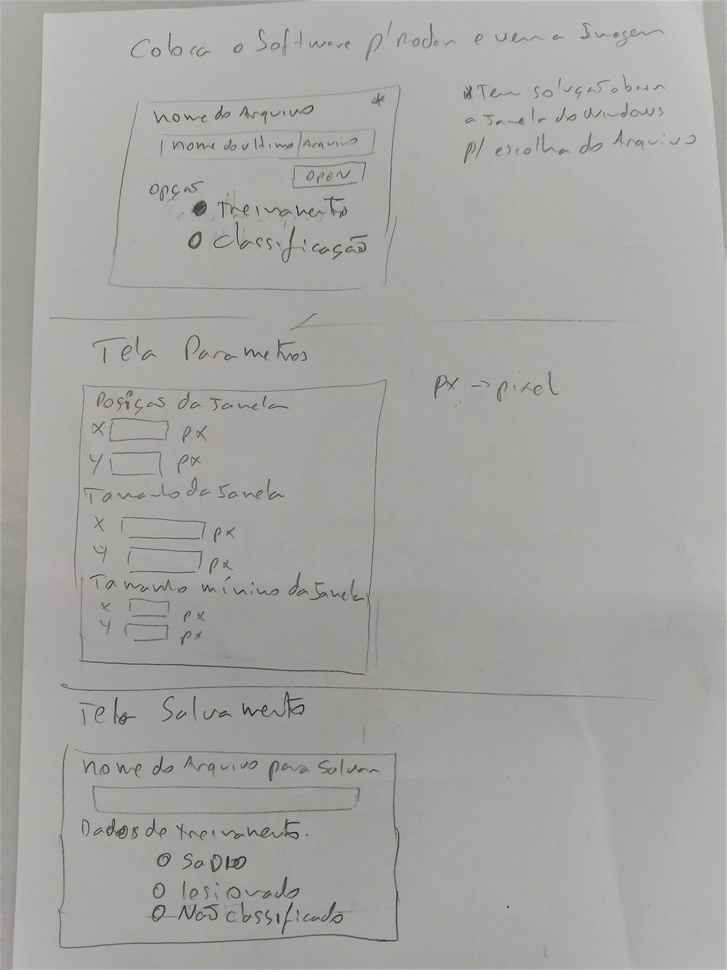
#> input picture utils/images/telas.jpg, 727 x 970 px, shrunk from 3119 x 4160 before the run; its folder holds only this picture in this run
$ python -i ex11_open_image.py   (imports and definitions only)
#> lines starting #> are read from the running program, lines starting #| are printed output that depends on the picture
# -*- coding: utf-8 -*-
# @Time    : 2018/2/8 15:56
# @Author  : play4fun
# @File    : opencv-with-tkinter.py
# @Software: PyCharm

"""
opencv-with-tkinter.py:
https://www.pyimagesearch.com/2016/05/23/opencv-with-tkinter/
不需要
pip install image
"""

# import the necessary packages
from tkinter import *
from PIL import Image
from PIL import ImageTk
import tkinter.filedialog as tkFileDialog
import cv2

def select_image():
    # grab a reference to the image panels
    global panelA, panelB

    # open a file chooser dialog and allow the user to select an input
    # image
    path = tkFileDialog.askopenfilename()
#> the answer given: ../utils/images/telas.jpg

    print(path)
    # ensure a file path was selected
    if len(path) > 0:
        # load the image from disk, convert it to grayscale, and detect
        # edges in it
        # image = cv2.imread('/home/rodrigo/ic/tkinter/utils/images/telas.jpg')
        image = cv2.imread(path)
#> image is the input picture: shape (970, 727, 3); mean B, G, R 163.2, 165.5, 165.9
        gray = cv2.cvtColor(image, cv2.COLOR_BGR2GRAY)
        edged = cv2.Canny(gray, 10, 100)
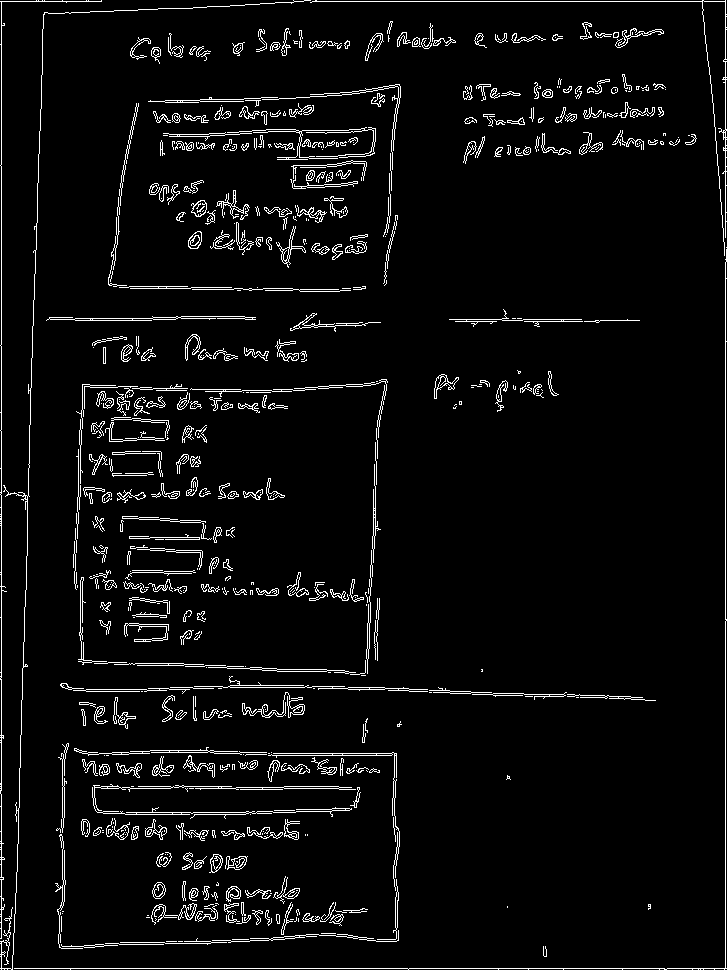
#> edged: shape (970, 727); 4.7% white in thin lines or dots

        #  represents images in BGR order; however PIL represents
        # images in RGB order, so we need to swap the channels
        image = cv2.cvtColor(image, cv2.COLOR_BGR2RGB)

        # convert the images to PIL format...
        image = Image.fromarray(image)
        edged = Image.fromarray(edged)

        # ...and then to ImageTk format
        image = ImageTk.PhotoImage(image)
        edged = ImageTk.PhotoImage(edged)

        # if the panels are None, initialize them
        if panelA is None or panelB is None:
            # the first panel will store our original image
            panelA = Label(image=image)
            panelA.image = image
            panelA.pack(side="left", padx=10, pady=10)

            # while the second panel will store the edge map
            panelB = Label(image=edged)
            panelB.image = edged
            panelB.pack(side="right", padx=10, pady=10)

        # otherwise, update the image panels
        else:
            # update the pannels
            panelA.configure(image=image)
            panelB.configure(image=edged)
            panelA.image = image
            panelB.image = edged


# initialize the window toolkit along with the two image panels
# [1 line not run here, left out]
panelA = None
panelB = None

# create a button, then when pressed, will trigger a file chooser
# dialog and allow the user to select an input image; then add the
# button the GUI
# [1 line that did not run here, left out]
# [4 lines not run here, left out]

>>> result = select_image()

$ run again, on utils/images/tela inicial.jpg
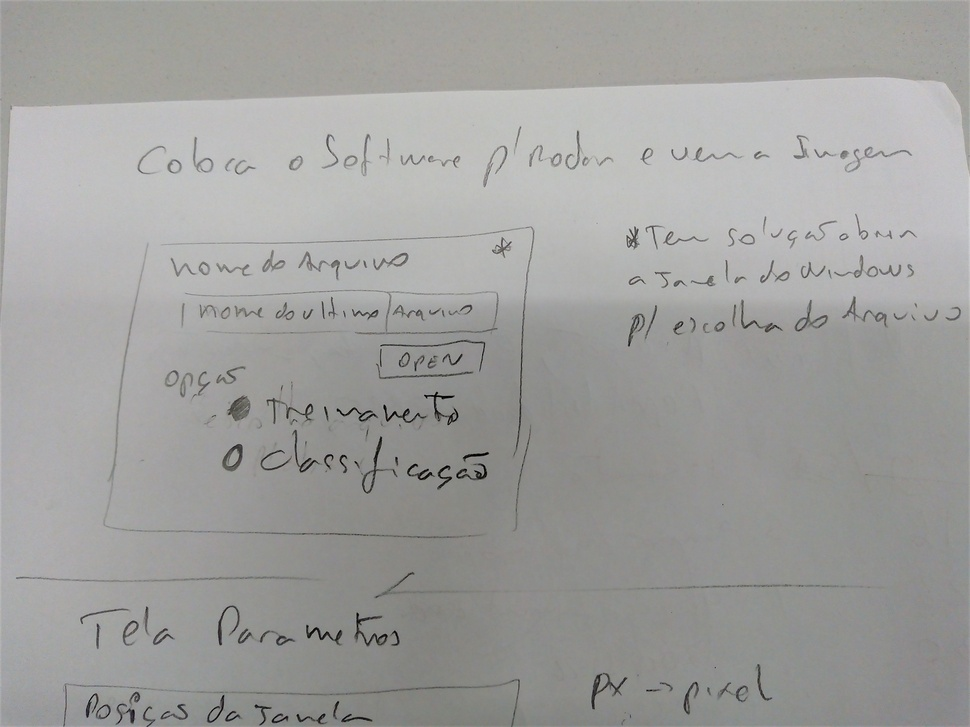
#> input picture utils/images/tela inicial.jpg, 970 x 727 px, shrunk from 4160 x 3120 before the run
#> in select_image, image is the input picture: shape (727, 970, 3); mean B, G, R 158.1, 160, 160.1
#> in select_image, `edged = cv2.Canny(gray, 10, 100)`:
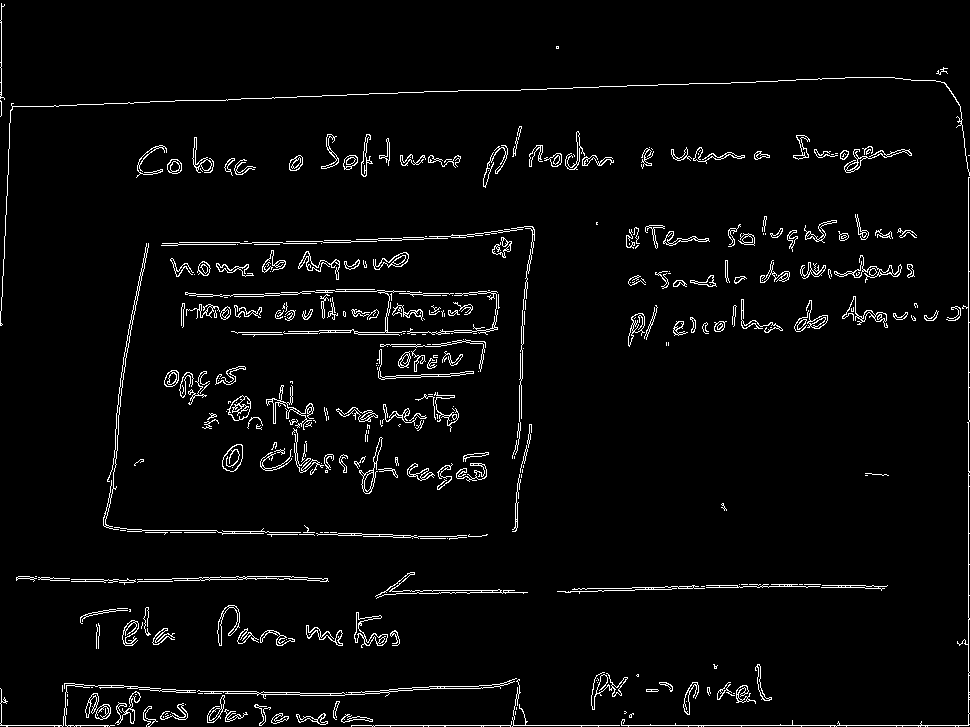
#> edged: shape (727, 970); 3.5% white in thin lines or dots

$ run again, on utils/images/tela parametros.jpg
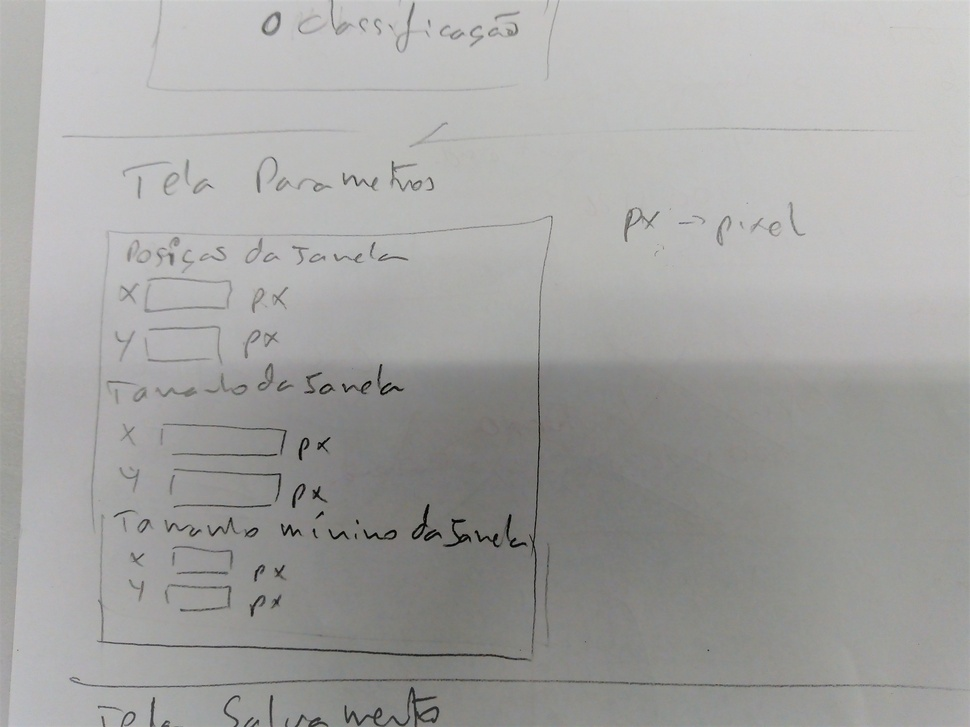
#> input picture utils/images/tela parametros.jpg, 970 x 727 px, shrunk from 4160 x 3120 before the run
#> in select_image, image is the input picture: shape (727, 970, 3); mean B, G, R 162.4, 164, 164.2
#> in select_image, `edged = cv2.Canny(gray, 10, 100)`:
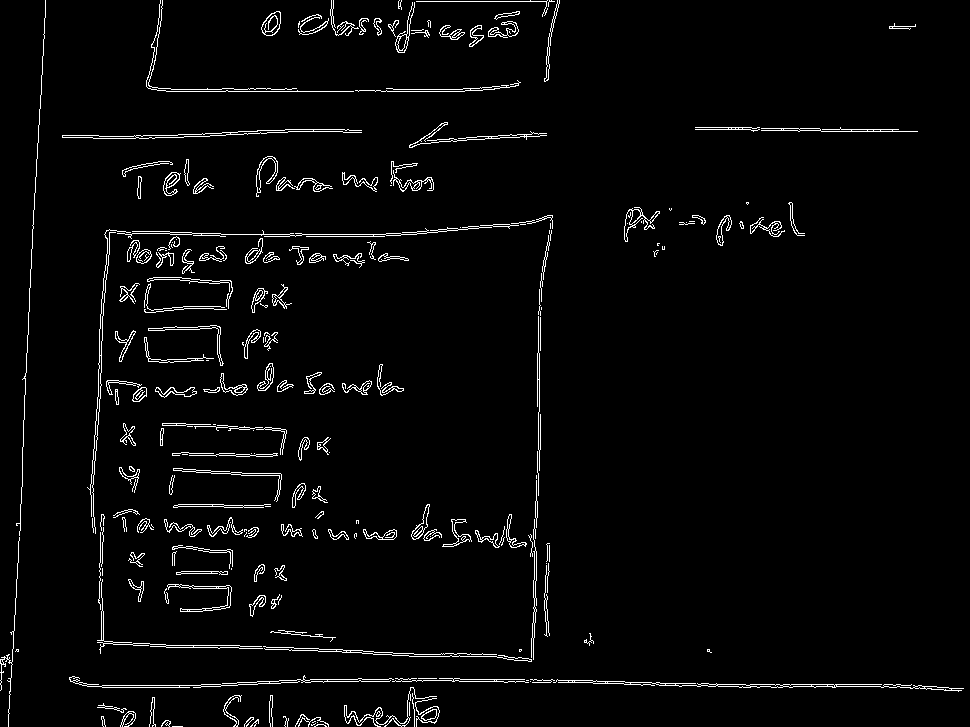
#> edged: shape (727, 970); 3% white in thin lines or dots

$ run again, on utils/images/tela salvamento.jpg
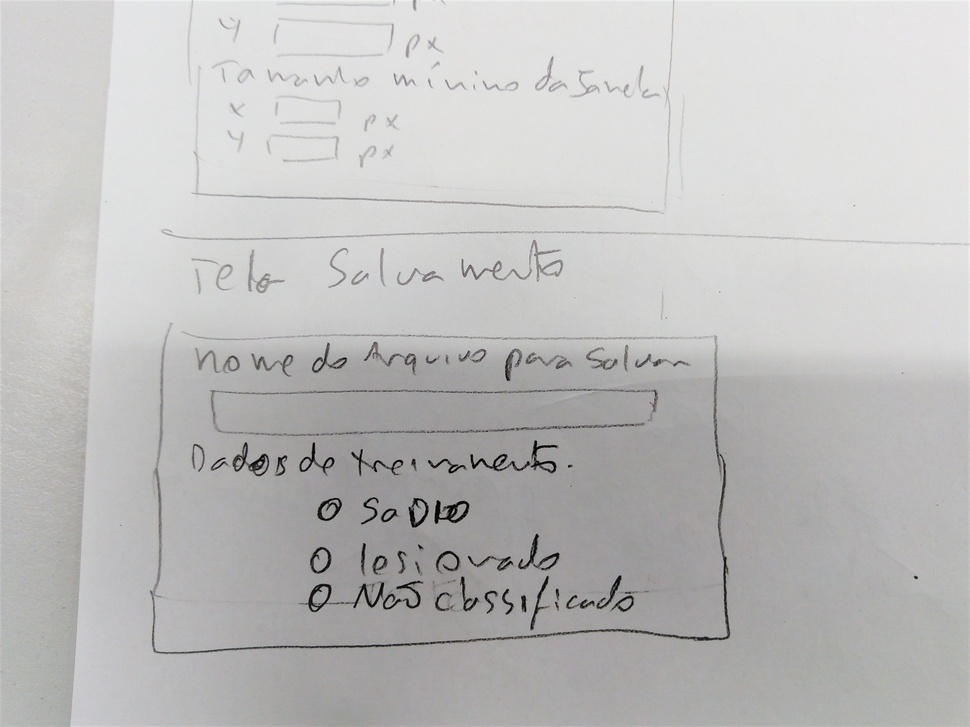
#> input picture utils/images/tela salvamento.jpg, 970 x 727 px, shrunk from 4160 x 3120 before the run
#> in select_image, image is the input picture: shape (727, 970, 3); mean B, G, R 190, 190.7, 191.3
#> in select_image, `edged = cv2.Canny(gray, 10, 100)`:
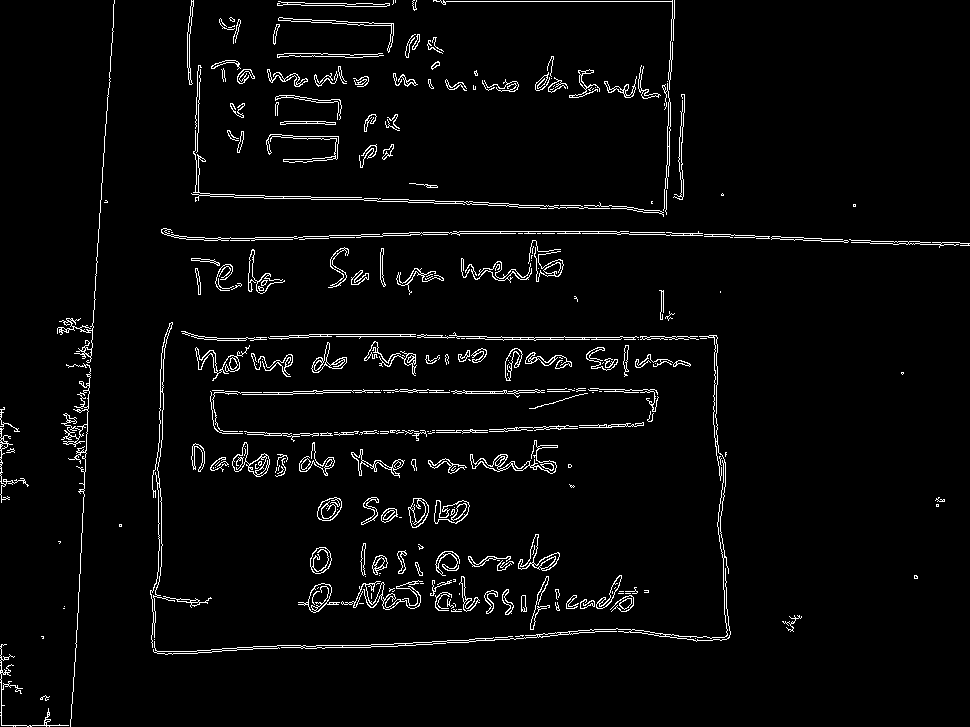
#> edged: shape (727, 970); 3.5% white in thin lines or dots
